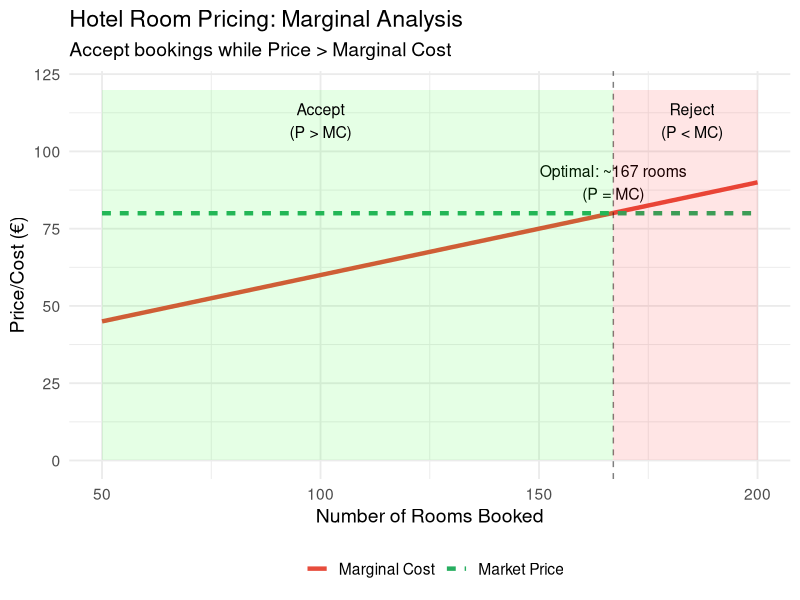
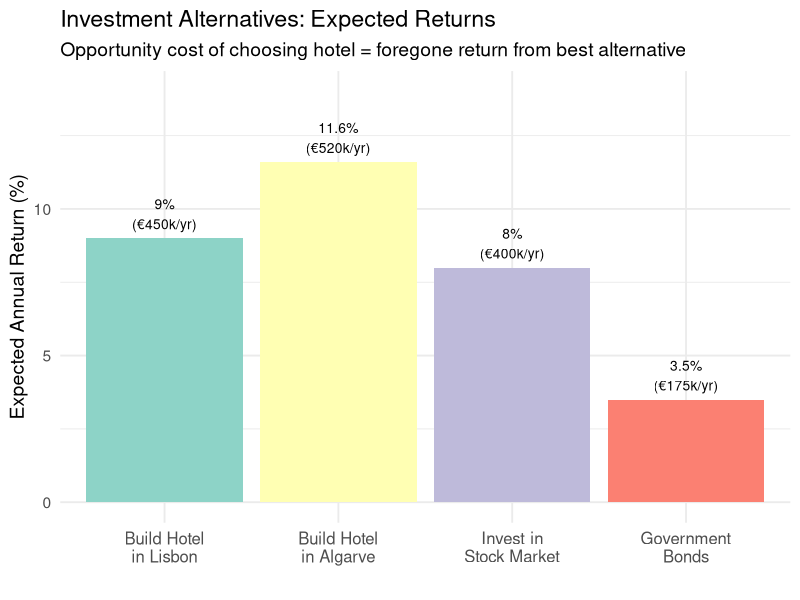
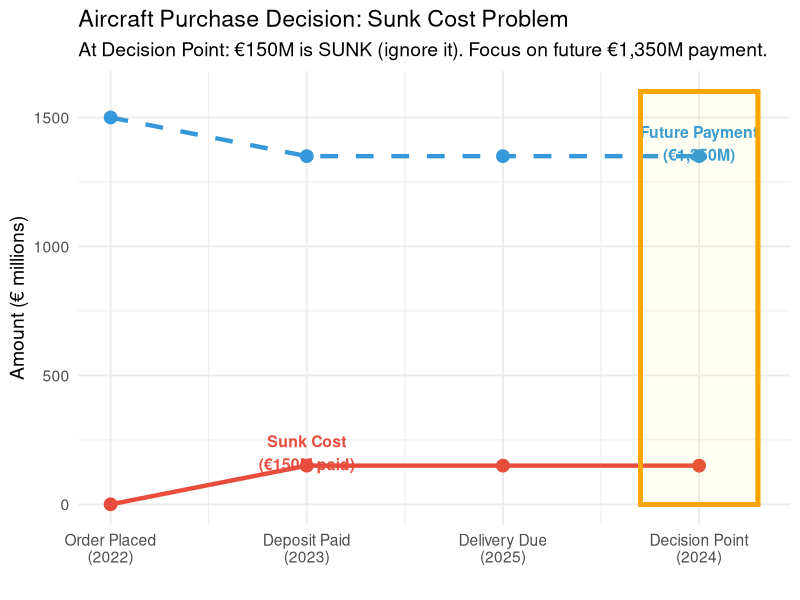

These figures' R source, in order: (Note: this script raises an error after producing the figures.)
## ---- chunk 1
#| echo: false
#| warning: false
#| fig-width: 10
#| fig-height: 5

library(ggplot2)

# Marginal cost and price for hotel rooms
rooms <- seq(50, 200, by = 10)

# Marginal cost increases with occupancy (more cleaning, energy, wear)
marginal_cost <- 30 + 0.3 * rooms

# Market price (what customers pay)
market_price <- rep(80, length(rooms))

cost_data <- data.frame(
  rooms = rep(rooms, 2),
  value = c(marginal_cost, market_price),
  type = rep(c("Marginal Cost", "Market Price"), each = length(rooms))
)

ggplot(cost_data, aes(x = rooms, y = value, color = type, linetype = type)) +
  geom_line(size = 1.5) +
  labs(title = "Hotel Room Pricing: Marginal Analysis",
       subtitle = "Accept bookings while Price > Marginal Cost",
       x = "Number of Rooms Booked",
       y = "Price/Cost (€)",
       color = "",
       linetype = "") +
  theme_minimal(base_size = 14) +
  scale_color_manual(values = c("Marginal Cost" = "#e74c3c", 
                                 "Market Price" = "#27ae60")) +
  theme(legend.position = "bottom") +
  geom_vline(xintercept = 167, linetype = "dashed", alpha = 0.5) +
  annotate("text", x = 167, y = 90, 
           label = "Optimal: ~167 rooms\n(P = MC)", size = 4) +
  annotate("rect", xmin = 50, xmax = 167, ymin = 0, ymax = 120, 
           alpha = 0.1, fill = "green") +
  annotate("text", x = 100, y = 110, label = "Accept\n(P > MC)", size = 4) +
  annotate("rect", xmin = 167, xmax = 200, ymin = 0, ymax = 120, 
           alpha = 0.1, fill = "red") +
  annotate("text", x = 185, y = 110, label = "Reject\n(P < MC)", size = 4)
## ---- chunk 2
#| echo: false
#| warning: false
#| fig-width: 10
#| fig-height: 5

# Investment alternatives
investment_options <- data.frame(
  option = c("Build Hotel\nin Lisbon", "Build Hotel\nin Algarve", "Invest in\nStock Market", "Government\nBonds"),
  initial_investment = c(5000, 4500, 5000, 5000),
  expected_annual_return = c(450, 520, 400, 175),
  return_percentage = c(9.0, 11.6, 8.0, 3.5)
)

investment_options$option <- factor(investment_options$option,
                                     levels = investment_options$option)

ggplot(investment_options, aes(x = option, y = return_percentage, fill = option)) +
  geom_bar(stat = "identity") +
  labs(title = "Investment Alternatives: Expected Returns",
       subtitle = "Opportunity cost of choosing hotel = foregone return from best alternative",
       x = "",
       y = "Expected Annual Return (%)") +
  theme_minimal(base_size = 14) +
  scale_fill_brewer(palette = "Set3") +
  theme(legend.position = "none",
        axis.text.x = element_text(size = 12)) +
  geom_text(aes(label = paste0(return_percentage, "%\n(€", 
                                expected_annual_return, "k/yr)")), 
            vjust = -0.3, size = 3.5) +
  ylim(0, 14)
## ---- chunk 3
#| echo: false
#| warning: false
#| fig-width: 10
#| fig-height: 5

# Hypothetical airline decision timeline
timeline_data <- data.frame(
  stage = c("Order Placed\n(2022)", "Deposit Paid\n(2023)", "Delivery Due\n(2025)", "Decision Point\n(2024)"),
  cost_incurred = c(0, 150, 0, 0),
  cumulative_cost = c(0, 150, 150, 150),
  future_payment = c(1500, 1350, 1350, 1350)
)

timeline_data$stage <- factor(timeline_data$stage, levels = timeline_data$stage)
timeline_data$stage_num <- 1:4

ggplot(timeline_data, aes(x = stage_num, y = cumulative_cost)) +
  geom_line(size = 1.5, color = "#e74c3c") +
  geom_point(size = 4, color = "#e74c3c") +
  geom_line(aes(y = future_payment), size = 1.5, color = "#3498db", linetype = "dashed") +
  geom_point(aes(y = future_payment), size = 4, color = "#3498db") +
  labs(title = "Aircraft Purchase Decision: Sunk Cost Problem",
       subtitle = "At Decision Point: €150M is SUNK (ignore it). Focus on future €1,350M payment.",
       x = "",
       y = "Amount (€ millions)") +
  scale_x_continuous(breaks = 1:4, labels = timeline_data$stage) +
  theme_minimal(base_size = 14) +
  annotate("text", x = 2, y = 200, label = "Sunk Cost\n(€150M paid)", 
           color = "#e74c3c", size = 4, fontface = "bold") +
  annotate("text", x = 4, y = 1400, label = "Future Payment\n(€1,350M)", 
           color = "#3498db", size = 4, fontface = "bold") +
  geom_rect(aes(xmin = 3.7, xmax = 4.3, ymin = 0, ymax = 1600), 
            alpha = 0.01, fill = "yellow", color = "orange", size = 1.5)
## ---- chunk 4
#| echo: false
#| warning: false
#| fig-width: 10
#| fig-height: 5

# Time allocation decision
time_decision <- data.frame(
  scenario = c("Self-Manage", "Hire Manager"),
  restaurant_profit = c(120000, 110000),
  manager_salary = c(0, -45000),
  owner_consulting = c(0, 65000),
  net_income = c(120000, 130000)
)

time_decision$scenario <- factor(time_decision$scenario, 
                                  levels = time_decision$scenario)

# Reshape for stacked bar
library(tidyr)
time_long <- time_decision %>%
  pivot_longer(cols = c(restaurant_profit, manager_salary, owner_consulting),
               names_to = "component", values_to = "value")

time_long$component <- factor(time_long$component,
                               levels = c("restaurant_profit", "owner_consulting", "manager_salary"),
                               labels = c("Restaurant Profit", "Owner Consulting Income", "Manager Salary"))

ggplot(time_long, aes(x = scenario, y = value, fill = component)) +
  geom_bar(stat = "identity", position = "stack") +
  labs(title = "Restaurant Owner's Time Allocation Decision",
       subtitle = "Opportunity cost of self-managing = foregone consulting income (€65k)",
       x = "",
       y = "Annual Amount (€)",
       fill = "") +
  theme_minimal(base_size = 14) +
  scale_fill_manual(values = c("Restaurant Profit" = "#27ae60", 
                                "Owner Consulting Income" = "#3498db",
                                "Manager Salary" = "#e74c3c")) +
  theme(legend.position = "bottom") +
  geom_hline(yintercept = 0, color = "black") +
  geom_text(data = time_decision, 
            aes(x = scenario, y = net_income + 5000, 
                label = paste0("Net: €", format(net_income, big.mark = ","))),
            size = 5, fontface = "bold")
## ---- chunk 5
#| echo: false
#| warning: false
#| fig-width: 10
#| fig-height: 5

# Simple PPF for tourism economy
# Two goods: Beach tourism vs. Cultural tourism (museum capacity)

beach <- seq(0, 100, by = 5)
cultural <- 100 * (1 - (beach/100)^0.5)

ppf_data <- data.frame(beach, cultural)

# Example points
points <- data.frame(
  beach = c(30, 64, 80),
  cultural = c(82.3, 60, 44.7),
  label = c("A", "B", "C")
)

ggplot(ppf_data, aes(x = beach, y = cultural)) +
  geom_line(size = 1.5, color = "#3498db") +
  geom_ribbon(aes(ymin = 0, ymax = cultural), alpha = 0.2, fill = "#3498db") +
  geom_point(data = points, aes(x = beach, y = cultural), size = 5, color = "#e74c3c") +
  geom_text(data = points, aes(x = beach, y = cultural, label = label), 
            vjust = -1, size = 6, fontface = "bold") +
  labs(title = "Tourism Development: Opportunity Cost Visualization",
       subtitle = "Moving from A to B: Opportunity cost = 22.3 units of cultural tourism foregone",
       x = "Beach Tourism Capacity (units)",
       y = "Cultural Tourism Capacity (units)") +
  theme_minimal(base_size = 14) +
  annotate("segment", x = 30, xend = 64, y = 82.3, yend = 82.3,
           arrow = arrow(length = unit(0.3, "cm")), size = 1, color = "#e67e22") +
  annotate("text", x = 47, y = 85, label = "+34 beach units", size = 4, color = "#e67e22") +
  annotate("segment", x = 64, xend = 64, y = 82.3, yend = 60,
           arrow = arrow(length = unit(0.3, "cm")), size = 1, color = "#e67e22") +
  annotate("text", x = 70, y = 71, label = "-22.3 cultural units\n(Opportunity Cost)", 
           size = 4, color = "#e67e22", fontface = "bold")
## ---- chunk 6
#| echo: false
#| warning: false
#| fig-width: 10
#| fig-height: 5

# Government tourism investment allocation
allocation_data <- data.frame(
  category = c("Mass Tourism\nInfrastructure", "Cultural Heritage\nPreservation", "Sustainable Tourism\nInitiatives", "Digital\nInnovation"),
  budget_2024 = c(180, 95, 75, 50),
  budget_2025_proposed = c(160, 110, 95, 65)
)

allocation_data$category <- factor(allocation_data$category,
                                     levels = allocation_data$category)

library(tidyr)
allocation_long <- allocation_data %>%
  pivot_longer(cols = starts_with("budget"),
               names_to = "year",
               values_to = "amount") %>%
  mutate(year = ifelse(year == "budget_2024", "2024 (Actual)", "2025 (Proposed)"))

ggplot(allocation_long, aes(x = category, y = amount, fill = year)) +
  geom_bar(stat = "identity", position = "dodge") +
  labs(title = "Tourism Investment Allocation: Portugal Government",
       subtitle = "Trade-offs: More cultural preservation = Less mass tourism infrastructure",
       x = "",
       y = "Budget (€ millions)",
       fill = "") +
  theme_minimal(base_size = 14) +
  scale_fill_manual(values = c("2024 (Actual)" = "#95a5a6", 
                                "2025 (Proposed)" = "#27ae60")) +
  theme(legend.position = "bottom",
        axis.text.x = element_text(size = 11)) +
  geom_text(aes(label = paste0("€", amount, "M")), 
            position = position_dodge(width = 0.9), 
            vjust = -0.5, size = 3.5)
## ---- chunk 7
#| echo: false
#| warning: false
#| fig-width: 10
#| fig-height: 5

# Ryanair route profitability
route_data <- data.frame(
  route = c("Lisbon-London", "Lisbon-Paris", "Lisbon-Milan", "Lisbon-Dublin", "Lisbon-Brussels"),
  revenue_per_flight = c(12500, 11200, 10800, 9500, 8900),
  cost_per_flight = c(7500, 7200, 7000, 7100, 7300),
  profit_per_flight = c(5000, 4000, 3800, 2400, 1600),
  frequency_per_week = c(14, 12, 10, 7, 5)
)

route_data$route <- factor(route_data$route,
                            levels = route_data$route[order(route_data$profit_per_flight, 
                                                             decreasing = TRUE)])

ggplot(route_data, aes(x = route, y = profit_per_flight, fill = route)) +
  geom_bar(stat = "identity") +
  labs(title = "Ryanair Route Profitability Analysis (Hypothetical)",
       subtitle = "Opportunity cost: Each flight to Brussels = foregone €3,400 from London route",
       x = "",
       y = "Profit per Flight (€)") +
  theme_minimal(base_size = 14) +
  scale_fill_brewer(palette = "RdYlGn", direction = 1) +
  theme(legend.position = "none",
        axis.text.x = element_text(angle = 20, hjust = 1)) +
  geom_text(aes(label = paste0("€", format(profit_per_flight, big.mark = ","))), 
            vjust = -0.5, size = 4) +
  geom_segment(aes(x = 1, xend = 5, y = 5000, yend = 5000), 
               linetype = "dashed", color = "#e74c3c", size = 1) +
  annotate("text", x = 3, y = 5300, 
           label = "Best alternative profit", color = "#e74c3c", size = 4)
